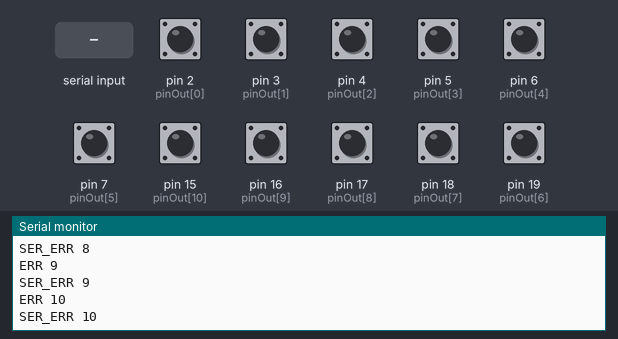
Recording of a sketch running on a simulated Arduino Uno, built with avr-gcc and run on an emulated ATmega328P. Shown: the last lines printed to the serial monitor. The test bench sets the inputs (shaded band); at power-on: pin 2 (pinOut[0]), pin 3 (pinOut[1]), pin 4 (pinOut[2]), pin 5 (pinOut[3]), pin 6 (pinOut[4]), pin 7 (pinOut[5]), pin 15 (pinOut[10]), pin 16 (pinOut[9]), pin 17 (pinOut[8]), pin 18 (pinOut[7]), pin 19 (pinOut[6]) HIGH.

Above: at 1.3 s.
1.4 s: "1" received over Serial
At 2.3 s:
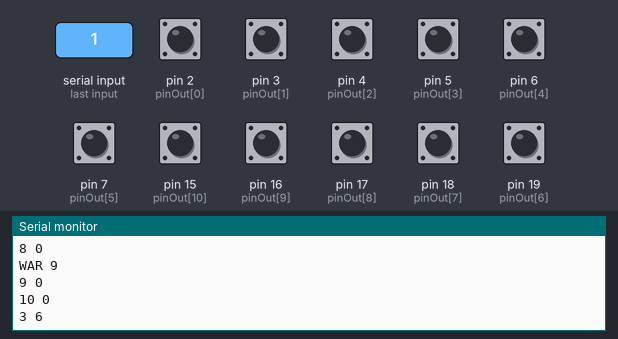
2.9 s: "0" received over Serial
At 3.7 s:
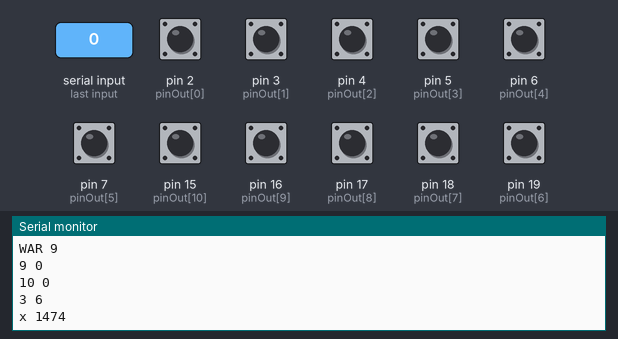
Timing chart, 0 to 5.9 s (numbered marks = the images above; inputs shaded):
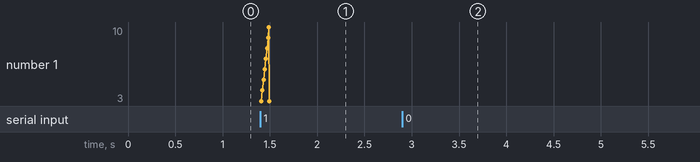

Measured:
- after the input at 1.4 s, the serial monitor: prints a new line at once (image 1)
- after the input at 2.9 s, the serial monitor: prints a new line at once (image 2)

The sketch:

ir_controler.ino
```cpp
  int pinOut [11] = {2, 3, 4, 5, 6, 7, 19, 18, 17, 16, 15}; //vzdy 5. pin od shora

  //int time_measured [11]; //matice pro vysledne casy
  int sensor = 0;
  bool run_direction = 0;
  bool experiment_run = 0;
  bool stav;
  bool eneable = 0;
  int input_string = 0;
  unsigned long time1 = 0;
  unsigned long time2 = 0;
  unsigned long measured_time = 0;
  int last = 10;
  int first = 0;
  int err_count = 0;
  int err_pin [3] = {-1, -1, -1};

void setup() {
  Serial.begin(9600);
  for (int i=0; i < last+1; i++){
    pinMode(pinOut[i], INPUT_PULLUP);
  }

  //pokud je brana difoltne prerusena, nahlasi se chyba a cislo brany
  for (int i=0; i < last+1; i++){
      stav = !(digitalRead(pinOut[i]));
      if (not stav) {
        Serial.print("ERR");
        Serial.print(" ");
        Serial.print(i);
        Serial.println();
        if (err_count<3){
          err_pin[err_count]=i;
          err_count++;
        }
        else{
          Serial.print("SER_ERR");  //pokud jsou preruseny vice nez 3 chyby, nahlasi se severe error
          Serial.print(" ");
          Serial.print(i);
          Serial.println();
        }
        //reseni nefunkcnich koncovych bran
        if (i == first){
          first = first+1;
        }
        else if (i==last){
          if (last-1 != err_pin[0] and last-1 != err_pin[1] and last-1 != err_pin[2]){
            last = last-1;
          }
          else if(last-2 != err_pin[0] and last-2 != err_pin[1] and last-2 != err_pin[2]){
            last = last-2;
          }
          else{
            last = last-3;
          }
        }
      }
  }
}


//hlavní program
void loop() {
//čtení eneable
  if (Serial.available() > 0){
    input_string = Serial.read();
    if (input_string == 48){
      eneable = 0;
    }
    else if (input_string == 49){
      eneable = 1;
    }
    //pokud je pokus zastaven externě, program vrátí poslední čas
    if (eneable == 0 & experiment_run == 1){
      time2 = millis();
      measured_time = time2-time1;
      time1 = time2;
      Serial.print("x");
      Serial.print(" ");
      Serial.print(measured_time);
      Serial.println();
      experiment_run = 0;
    }
  }

  //povolení pokusu
  if (eneable){

    //pokus ještě nezačal, hlídá se první přerušení brány
    if (not experiment_run){
      for (int i=0; i < last+1; i++){
        stav = !(digitalRead(pinOut[i]));
        //pokud je přerušena první nebo poslední brána, určí se směr měření a zahájí se pokus
        if (not stav and i != err_pin[0] and i != err_pin[1] and i != err_pin[2]) {
          if (i==first){
            run_direction = 0;
          }else if (i==last){
            run_direction = 1;
          }else {
            //send warning
            Serial.print("WAR ");
            Serial.print(i);
            Serial.println();

            if (i>5){
              run_direction = 1;
            }else{
              run_direction = 0;
            }
          }
          experiment_run=1;
          sensor = i;
          //set timer
          time1 = millis();
          Serial.print(i);
          Serial.print(" 0");
          Serial.println();
        }
      }

    }else {
      for (int i=0; i < last+1; i++){
        stav = !(digitalRead(pinOut[i]));
         if (not stav and i != err_pin[0] and i != err_pin[1] and i != err_pin[2]){             //pokud byla prerusena nejaka brana
          if (not run_direction){   //pokud je smer 0-11
            if (sensor<i){          //pokud byla prerusena nektera dalsi brana v poradi
              //write time
              time2 = millis();
              measured_time = time2-time1;
              time1 = time2;
              Serial.print(i);
              Serial.print(" ");
              Serial.print(measured_time);
              Serial.println();
              sensor = i;
            }
            if (i==last){
              eneable=0;
              Serial.print("END");
              experiment_run = 0;
            }
          }else{                    //pokud je smer v opacnem poradi
            if (sensor>i){          //pokud byla prerusena nektera dalsi brana v poradi
              //write time
              time2 = millis();
              measured_time = time2-time1;
              time1 = time2;
              Serial.print(i);
              Serial.print(" ");
              Serial.print(measured_time);
              Serial.println();
              sensor = i;
            }
            if (i==first){
              eneable=0;
              Serial.print("END");
              experiment_run = 0;
            }
          }
        }
      }
    }
  }
}
```
